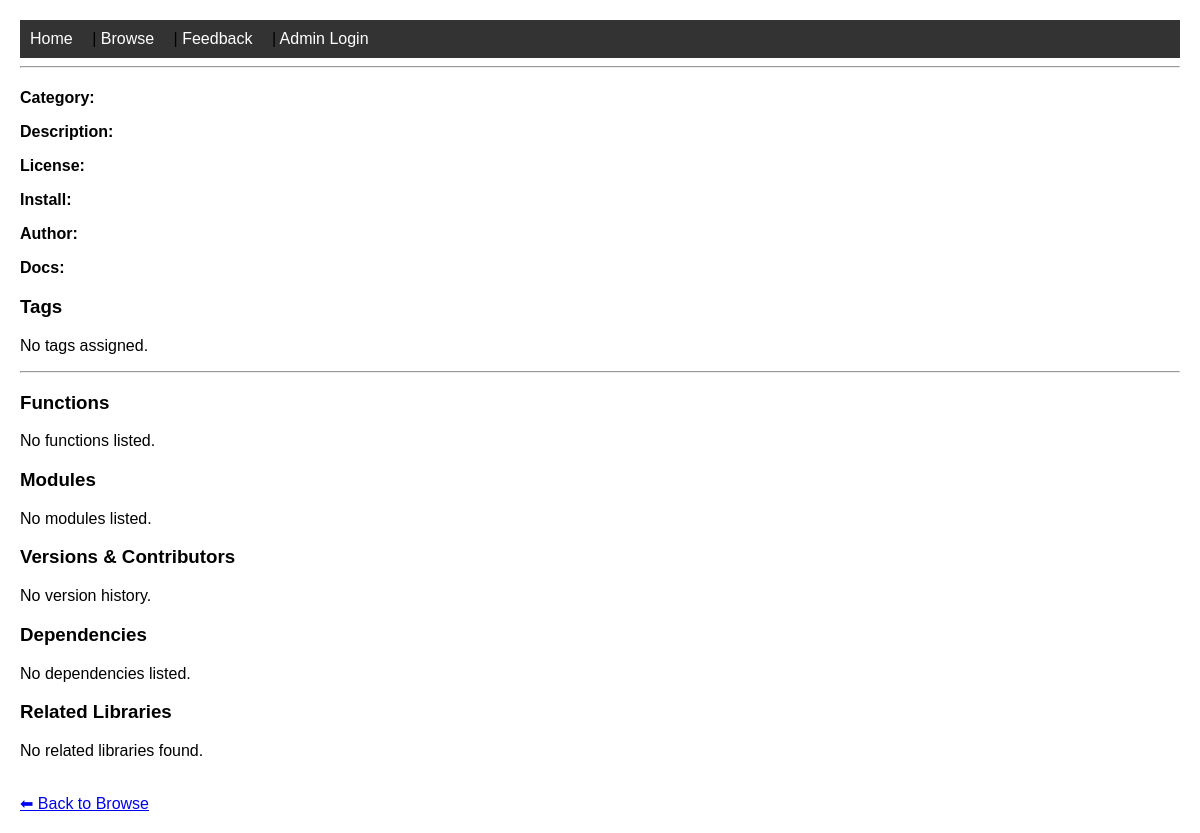
The page /library/6 on the database as committed earlier.
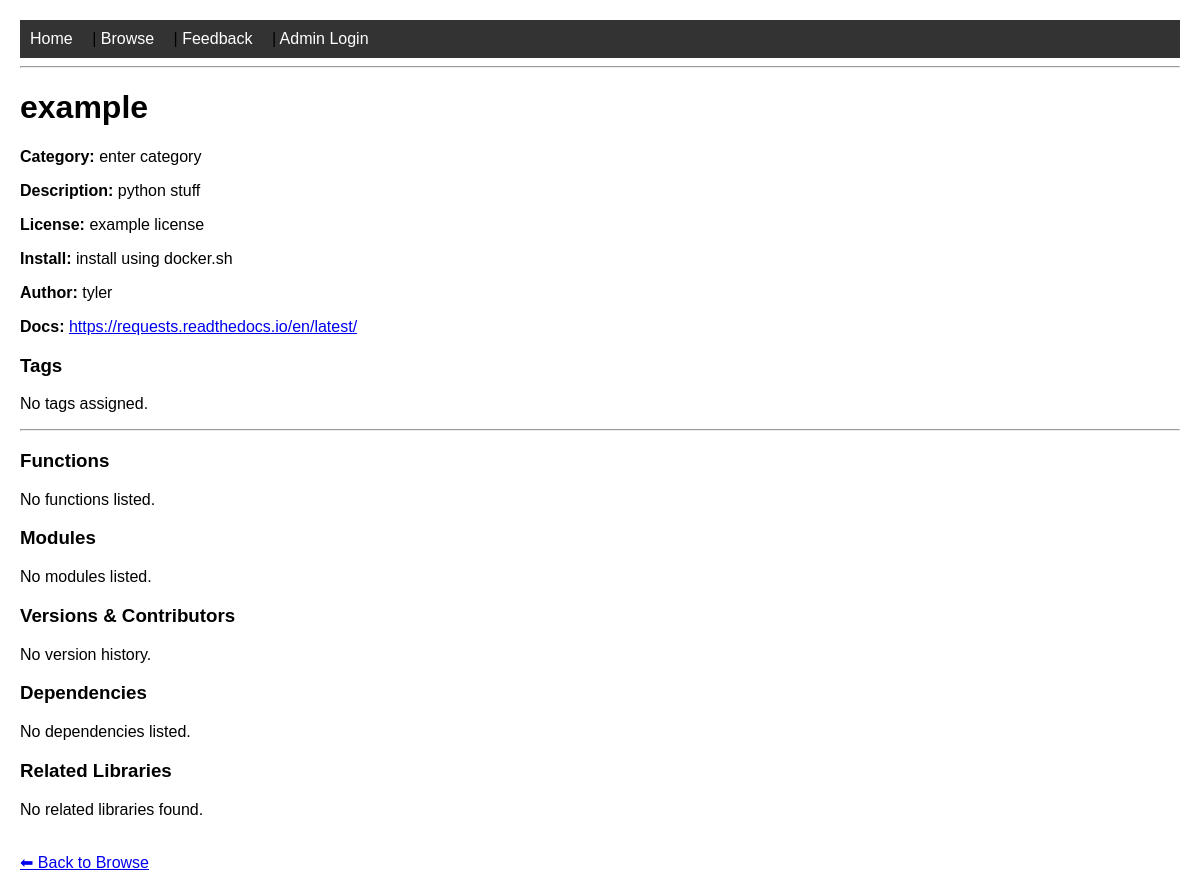
The same page on the database as committed later.
### tables this page shows
CREATE TABLE library(
lib_id INT NOT NULL PRIMARY KEY,
category VARCHAR(50),
lib_name VARCHAR(50) NOT NULL,
lib_description TEXT NOT NULL,
license VARCHAR(50) NOT NULL,
install_instructions TEXT NOT NULL,
author VARCHAR(50) NOT NULL,
doc_url VARCHAR(100)
);

### app.py (the view)
@app.route('/library/<int:lib_id>')
def library_detail(lib_id):
    with sqlite3.connect(DB_PATH) as conn:
        cursor = conn.cursor()
        cursor.execute("""
            SELECT lib_name, category, lib_description, license, install_instructions, author, doc_url
            FROM library WHERE lib_id = ?
        """, (lib_id,))
        library = cursor.fetchone()
        cursor.execute("SELECT func_name, func_description FROM function WHERE lib_id = ?", (lib_id,))
        functions = cursor.fetchall()
        cursor.execute("SELECT mod_name, mod_description FROM modules WHERE lib_id = ?", (lib_id,))
        modules = cursor.fetchall()
        cursor.execute("SELECT version_id, release_date, change_log FROM version WHERE lib_id = ?", (lib_id,))
        versions = cursor.fetchall()
        cursor.execute("""
            SELECT version.version_id, contributors.con
            FROM contributors
            JOIN version ON contributors.ver_id = version.version_id
            WHERE version.lib_id = ?
        """, (lib_id,))
        contributors = cursor.fetchall()
        cursor.execute("""
            SELECT l2.lib_name
            FROM dependency d
            JOIN library l2 ON d.depend_id = l2.lib_id
            WHERE d.lib_id = ?
        """, (lib_id,))
        dependencies = cursor.fetchall()
        cursor.execute("""
            SELECT tag.tag_id, tag.tag_name
            FROM tag
            JOIN lib_tag ON tag.tag_id = lib_tag.tag_id
            WHERE lib_tag.lib_id = ?
        """, (lib_id,))
        tags = cursor.fetchall()
        cursor.execute("""
            SELECT DISTINCT l.lib_id, l.lib_name
            FROM library l
            JOIN lib_tag lt ON l.lib_id = lt.lib_id
            WHERE lt.tag_id IN (
                SELECT tag_id FROM lib_tag WHERE lib_id = ?
            ) AND l.lib_id != ?
        """, (lib_id, lib_id))
        related = cursor.fetchall()
    return render_template("library_detail.html",
                           library=library,
                           functions=functions,
                           modules=modules,
                           versions=versions,
                           contributors=contributors,
                           dependencies=dependencies,
                           tags=tags,
                           related=related)

### templates/library_detail.html (shortened to what this page needs)
{% extends "base.html" %}
{% block content %}
<h1>{{ library[0] }}</h1>
<p><strong>Category:</strong> {{ library[1] }}</p>
<p><strong>Description:</strong> {{ library[2] }}</p>
<p><strong>License:</strong> {{ library[3] }}</p>
<p><strong>Install:</strong> {{ library[4] }}</p>
<p><strong>Author:</strong> {{ library[5] }}</p>
<p><strong>Docs:</strong> <a href="{{ library[6] }}" target="_blank">{{ library[6] }}</a></p>
<h3>Tags</h3>
{% if tags %}
    <ul>
    {% for tag in tags %}
        <li>{{ tag[1] }}</li>
    {% endfor %}
    </ul>
{% else %}
    <p>No tags assigned.</p>
{% endif %}
<hr>
<h3>Functions</h3>
{% if functions %}
    <ul>
    {% for func in functions %}
        <li><strong>{{ func[0] }}</strong>: {{ func[1] }}</li>
    {% endfor %}
    </ul>
{% else %}
    <p>No functions listed.</p>
{% endif %}
<h3>Modules</h3>
{% if modules %}
    <ul>
    {% for mod in modules %}
        <li><strong>{{ mod[0] }}</strong>: {{ mod[1] }}</li>
    {% endfor %}
    </ul>
{% else %}
    <p>No modules listed.</p>
{% endif %}
<h3>Versions & Contributors</h3>
{% if versions %}
    <ul>
    {% for ver in versions %}
        <li>
            Version {{ ver[0] }} — {{ ver[1] }}<br>
            <em>{{ ver[2] }}</em><br>
            Contributors:
            <ul>
                {% for c in contributors if c[0] == ver[0] %}
                    <li>{{ c[1] }}</li>
                {% endfor %}
            </ul>
        </li>
    {% endfor %}
    </ul>
{% else %}
    <p>No version history.</p>
{% endif %}
<h3>Dependencies</h3>
{% if dependencies %}
    <ul>
    {% for dep in dependencies %}
        <li>{{ dep[0] }}</li>
    {% endfor %}
    </ul>
{% else %}
    <p>No dependencies listed.</p>
{% endif %}
<h3>Related Libraries</h3>
{% if related %}
    <ul>
    {% for lib in related %}
        <li><a href="/library/{{ lib[0] }}">{{ lib[1] }}</a></li>
    {% endfor %}
    </ul>
{% else %}
    <p>No related libraries found.</p>
{% endif %}
<br><a href="{{ url_for('browse') }}">⬅ Back to Browse</a>
{% endblock %}

### templates/base.html (shortened to what this page needs)
<!DOCTYPE html>
<html>
<head>
</head>
<body>
    <nav>
        <a href="{{ url_for('home') }}">Home</a> |
        <a href="{{ url_for('browse') }}">Browse</a> |
        <a href="{{ url_for('feedback') }}">Feedback</a>
        {% if current_user.is_authenticated %}
            | <a href="{{ url_for('admin_dashboard') }}">Admin Dashboard</a>
            | Logged in as <strong>{{ current_user.id }}</strong>
            | <a href="{{ url_for('logout') }}">Logout</a>
        {% else %}
            | <a href="{{ url_for('login') }}">Admin Login</a>
        {% endif %}
    </nav>
    <hr>
    {% block content %}{% endblock %}
</body>
</html>

### templates/base.html (style rules this page uses)
body { font-family: Arial, sans-serif; margin: 20px; }
nav { background-color: #333; padding: 10px; }
nav a { color: white; margin-right: 15px; text-decoration: none; }

Rows that differ between the two databases and show on the page:
added library: lib_name "example", category "enter category", lib_description "python stuff", license "example license", install_instructions "install using docker.sh", author "tyler", doc_url "https://requests.readthedocs.io/en/latest/"
